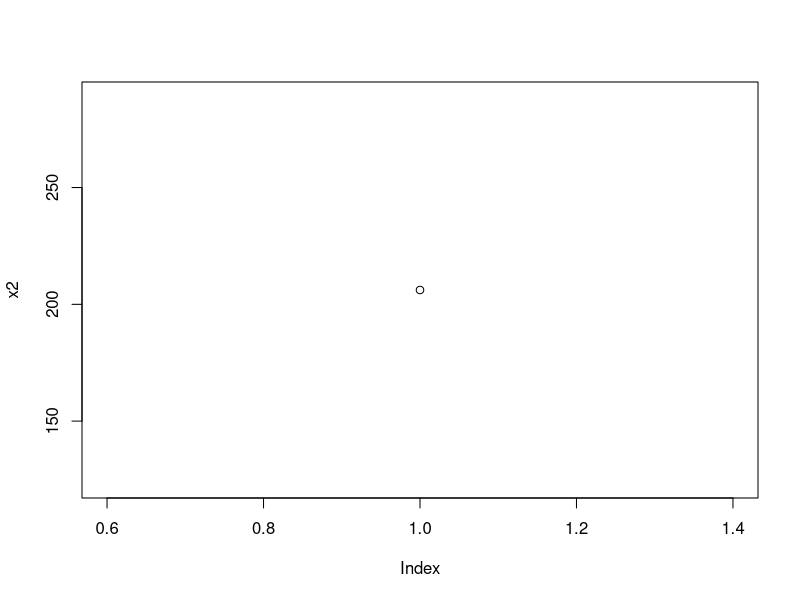

Reproduce this figure in R.
library(fitdistrplus)
data <- c(84,103,70,52,92,76,76,99,72,86,
          112,71,88,100,69,73,89,73,103,89,110,
          105,96,52,62,69,124,116,76,81,42,85,86,
          68,63,66,81,88,90,86,82,58,63,141,79,71,
          101,82,66,93,106,58,84,103,83,46,96,69,58,
          90,55,117,82,97,59,94,112,70,74,49,91,94,106,
          121,59,100,98,104,55,78,78,72,100,95,84,90,106,
          88,106,88,76,88,58,84,87,78,110,85,88,72,95,50,129,
          55,115,102,97,117,104,68,106,63,101,52,103,79,39,91,
          99,91,119,78,65,135,72,92,119,106,80,96,79,103,73,85,
          118,87,86,104,61,87,52,64,84,98,79,94,74,65,78,103,119,
          65,64,99,47,46,110,92,66,102,77,89,86,72,93,90,68,56,73,97,
          111,101,115,135,111,100,50,86,68,114,117,64,73,55,79,102,85,
          96,78,114,99,46,105,74,69,111,93,92,81,94,119,67)

alpha<-0.05         # Рівень значущості

# Point estimates
# Точкові оцінки
m <- mean(data)
n <- length(data)
d <- var(data)*(n-1)/n  # Виправлена вибіркова дисперсія
s <- sqrt(d) 
disp <-  var(data)
# Гіпотеза про математичне сподівання 
# H0: M(X)=a0
a0<-round(1/n*sum(data))   # або вказане вами значення
a0

s0<-round(s) 
s0
x2<-(s^2)*(n-1)/(s0^2)  
plot(x2)
